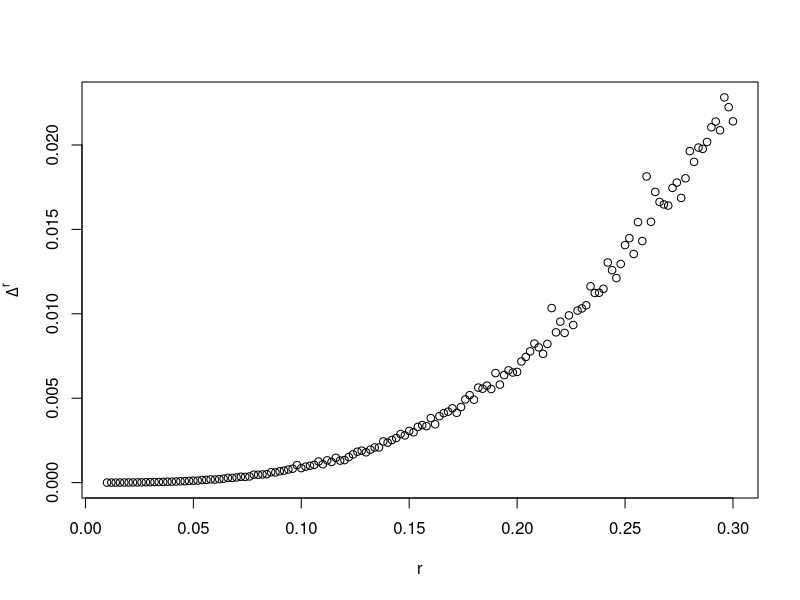

This chart was generated by the following R code:
#Exponentialabbilung
expo <- function(x,v){
  
  #Norm von v und x
  nv <- sqrt(sum(v^2))
  nx <- sqrt(sum(x^2))
  
  #Berechnung des Pre-Shape auf S^k_m
  pshape <- cos(nv)*x+((sin(nv)*nx)/nv)*v
  
  return(pshape)
}  


#Riemannscher Logarithmus
loga <- function(x,y){
  
  #Norm von y und x
  ny <- sqrt(sum(y^2))
  nx <- sqrt(sum(x^2))
  
  #theta
  t <- acos(abs(sum(x*y))/(nx*ny))
  
  #Projektion von y auf x
  pi <- (x*sum(x*y))/(nx^2)
  
  #Berechnung des Pre-Shape Vektors
  pshape_v <- (t*(y-pi))/sqrt(sum((y-pi)^2))
  
  return(pshape_v)
}

pca <- function(N,dimL=2,Landmarks=3,r=0.2){
  
  if(Landmarks<=dimL) {
    return(message("Die Anzahl der Landmarks muss groesser sein als die Dimension der Landmarks"))
  }
  
  #Dimension des umliegenden Raumes
  d = dimL * (Landmarks-1)
  
  #Dimension des Pre-Shape Space/Tangentialraums
  c = d - 1
  
  #Parameter Sigma, den es zu schaetzen gilt
  Sigma <- diag(rep(r,times=c))
  #Generiere array e mit N standardnormalverteilten c-dimensionalen Vektoren
  e<-array(0,c(c,N))
  
  for(i in 1:N) {
    e[,i] <- as.vector(rnorm(c,mean=0,sd=1))
  }
  
  #Multiplikation mit Sigma
  E<-array(0,c(c,N))
  
  for(i in 1:N) {
    E[,i] <- Sigma %*% e[,i]
  }
  #Mean Shape x als "Nordpol" der Einheitssphaere
  x <- array(c(rep(0,times=c),1))
  
  #In Koordinaten dargestellte orthonormale Basis des Tangentialraums an x
  b <- diag(rep(1,times=d))[,-d]
  
  #Vektoren erzeugen als Linearkombination der Basis b und den Eintraegen von E als Koeffizienten
  v <- array(0,c(d,N))
  
  for(j in 1:N) {
    for(i in 1:c) {
      v[,j] <- v[,j] + (b[,i] * E[i,j])
    }
  }
  
  #Falls die Laenge der Vektoren laenger als pi/2=1.57 wird, macht eine orthogonale Projektion keinen Sinn.
  for(i in 1:N) {
    if(sqrt(sum(v[,i]^2))>pi/2) {
      return(message("Standardabweichung zu gross"))
    }
  }
  
  #Anwendung der Exponentialabbildung liefert Pre-Shapes ps auf M
  ps <- array(0,c(d,N))
  
  for(i in 1:N) {
    ps[,i] <- expo(x,v[,i])
  }
  
  
  #Der mit log bestimmte exakte Wert von ps im Tangentialraum. 
  ps_exakt <- array(0,c(d,N))
  
  for(i in 1:N) {
    ps_exakt[,i] <- loga(x,ps[,i])+x
  }
  
  #Projiziere ps orthogonal in den Tangentialraum von x.
  ps_orp <- ps
  
  for (i in 1:N) {
    ps_orp[d,i] <- 1
  }
  
  #Orthogonal projizierter Vektor
  v_orp <- array(0,c(d-1,N))
  
  for (i in 1:N) {
    v_orp[,i] <- ps_orp[,i][-d]
  }
  
  #Exakt projizierter Vektor
  v_exakt <- array(0,c(d-1,N))
  
  for (i in 1:N) {
    v_exakt[,i] <- ps_exakt[,i][-d]
  }
  
  #Berechnen der Kovarianzmatrix der exakten Daten
  cov_exakt <- matrix(0,nrow = c,ncol = c)
  
  for(i in 1:N) {
    cov_exakt <- cov_exakt + (1/N) * (v_exakt[,i] %*% t(v_exakt[,i]))
  }
  
  
  #Berechnen der Kovarianzmatrix der approximierten Daten
  cov_orp <- matrix(0,nrow = c,ncol = c)
  
  for(i in 1:N) {
    cov_orp <- cov_orp + (1/N) * (v_orp[,i] %*% t(v_orp[,i]))
  }
  
  #Singulaerwertzerlegung
  EDe <- eigen(cov_exakt)
  
  EDo <- eigen(cov_orp)
  
  Sigma_ex <- EDe$vectors %*% diag(sqrt(EDe$values)) %*% t(EDe$vectors)
  Sigma_ap <- EDo$vectors %*% diag(sqrt(EDo$values)) %*% t(EDo$vectors)
  
  D <- Sigma_ex - Sigma_ap
  
  #Abweichung der Schaetzungen
  Delta <- sqrt(max(eigen(t(D) %*% D)$values))
  
  out = (list(Sigma = Sigma , Sigma_ex = Sigma_ex , Sigma_ap = Sigma_ap , Differenz = Delta))
  
  return(out)
}


#Plots:

#4.1
deriv<-seq(0.01,0.30,0.002)
x<-rep(0,times=length(deriv))
for (k in 1:length(deriv)) {
  x[k]<-pca(1000,r = deriv[k])$Differenz
}
plot(deriv,x,xlab="r",ylab=expression(Delta^r))

